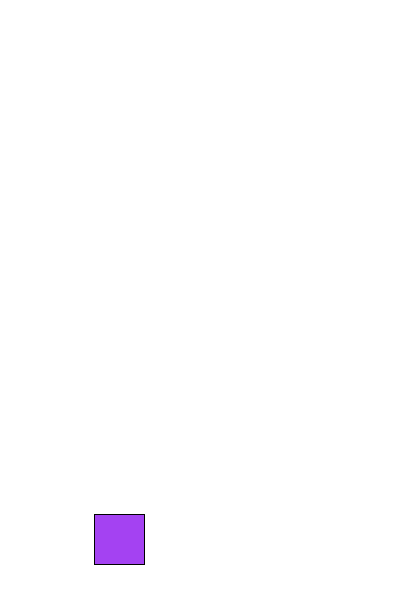
Frame 1 (no input)
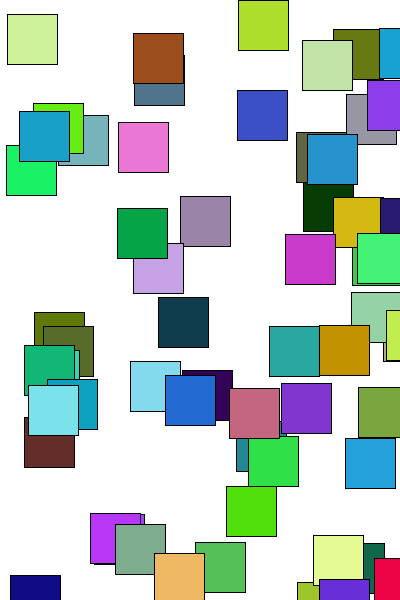
Frame 60 (the mouse pressed at the canvas centre just before this capture)
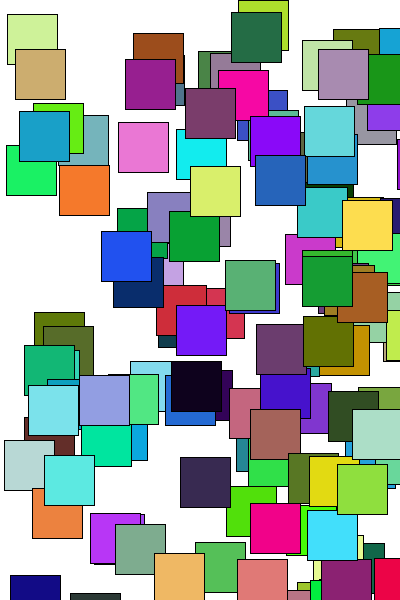
Frame 120 (the mouse held since frame 60 and released just before this capture)

The Processing sketch that drew these frames (run headless with seeded random() and noise(); from frame 60 on, the mouse is pressed at the canvas centre):

// Processing sketch: processing_111944
// ── processing_111944.pde

void setup()
{
  size(400, 600);
  background(255, 255, 255);
  smooth();
}
void mouseDragged()
 
{
  fill(random(255), random(255), random(255));
  ellipse(random(400), random(600), 50, 50);
}
void draw()
{
  fill(random(255), random(255), random(255));
  rect(random(400), random(600), 50, 50);
  if (key=='s')
  {
    stop();
  }
}
void keyPressed()
{
  fill(random(255), random(255), random(255));
  triangle(random(400), random(600), random(50), random(50), random(600), random(50));
}
